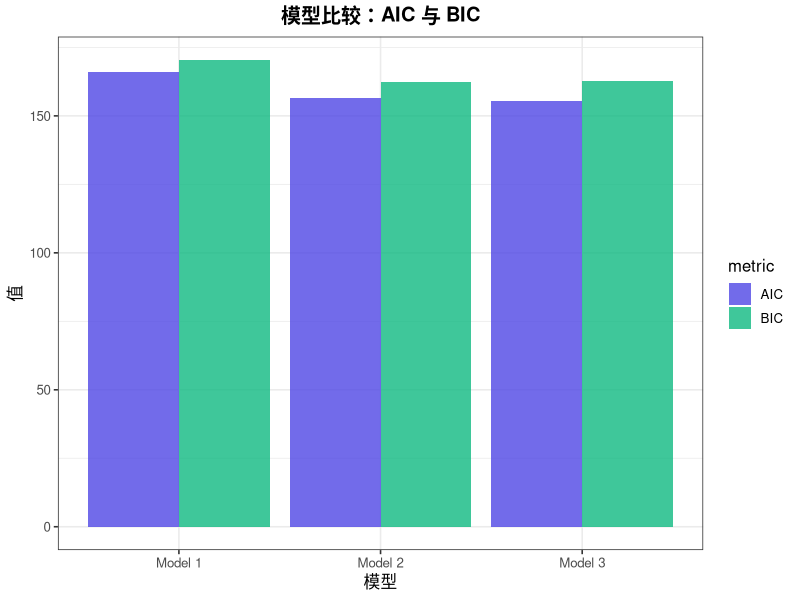
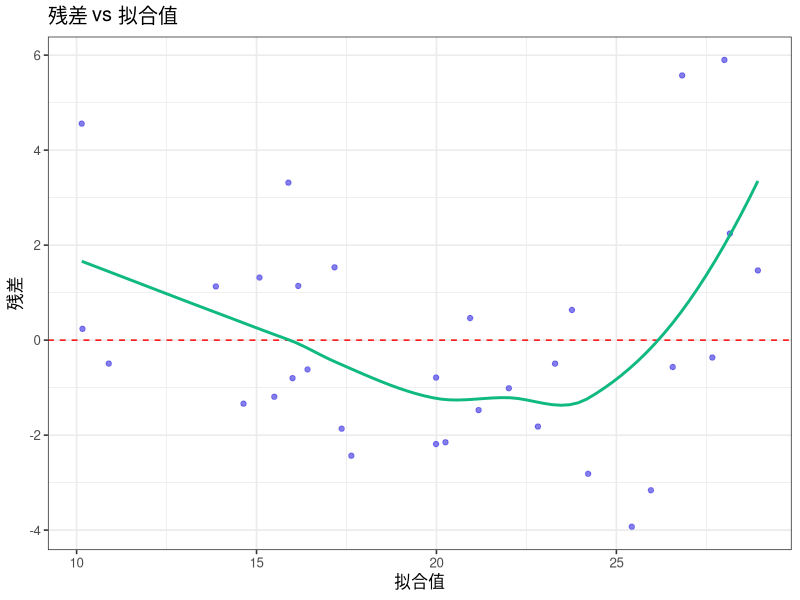
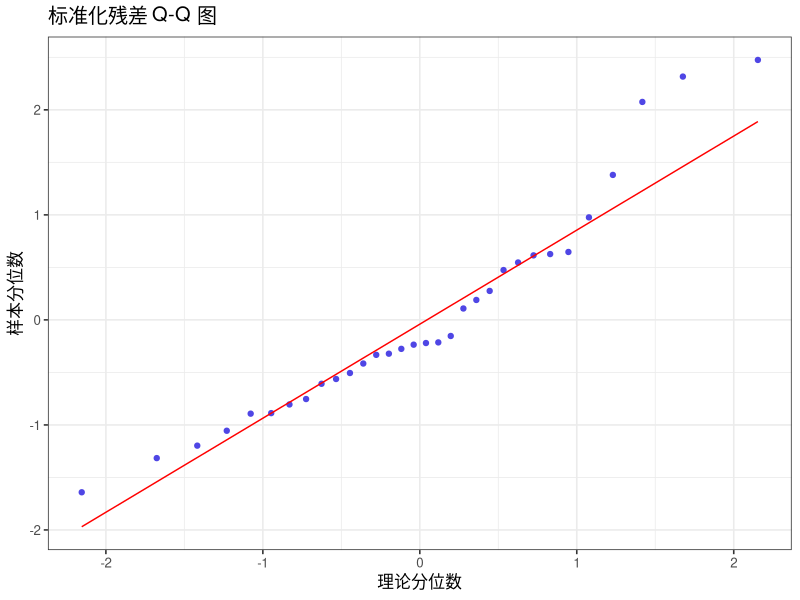
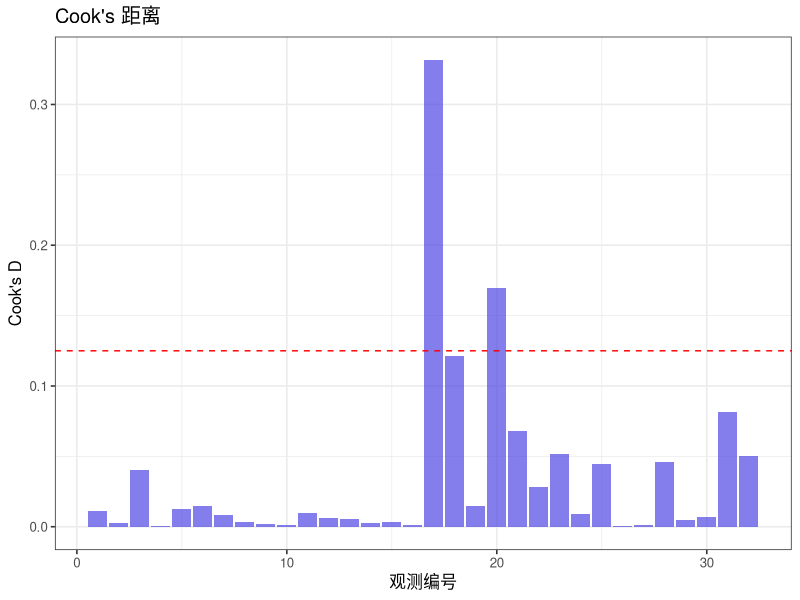
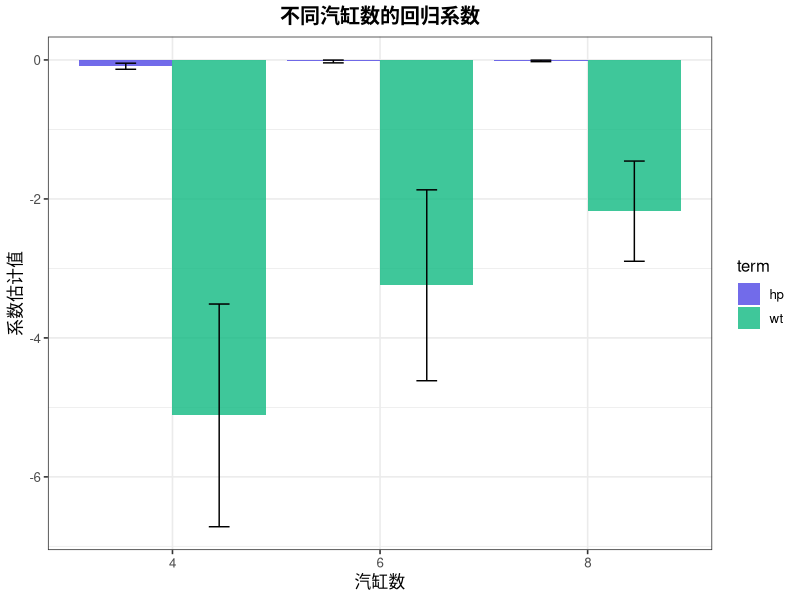
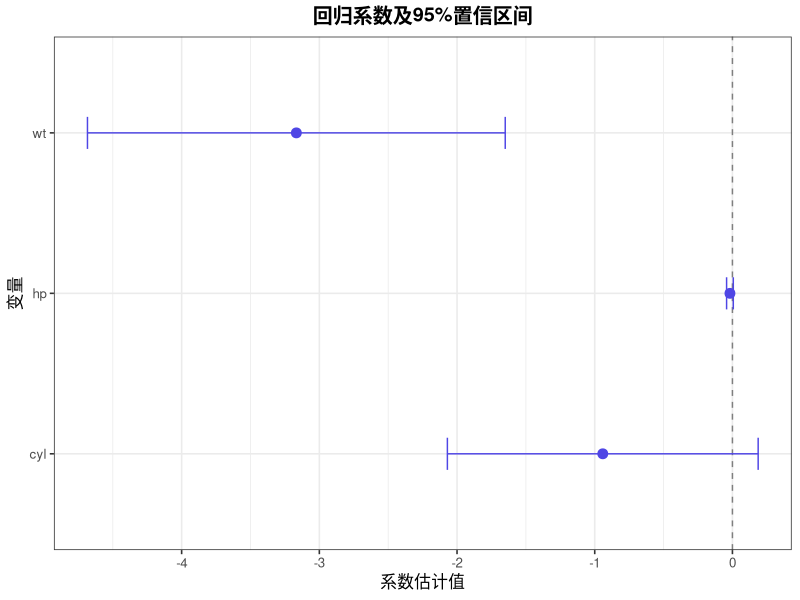
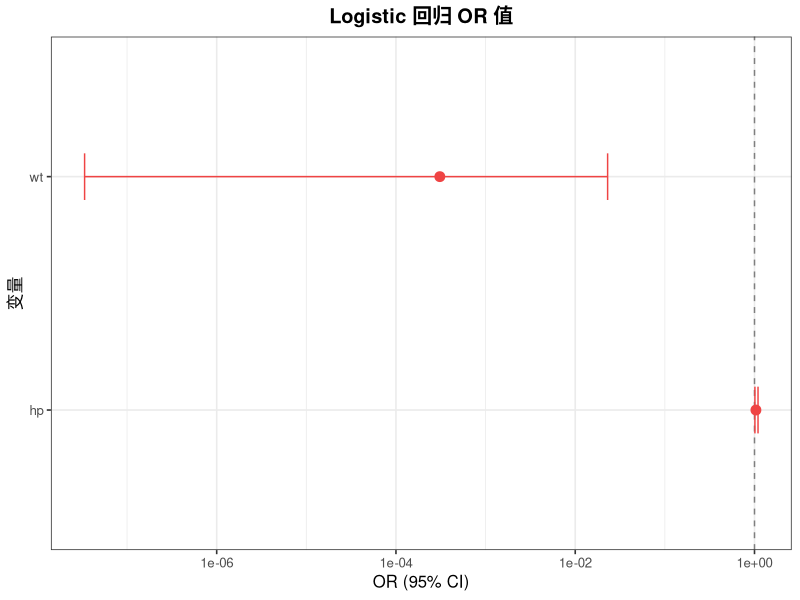
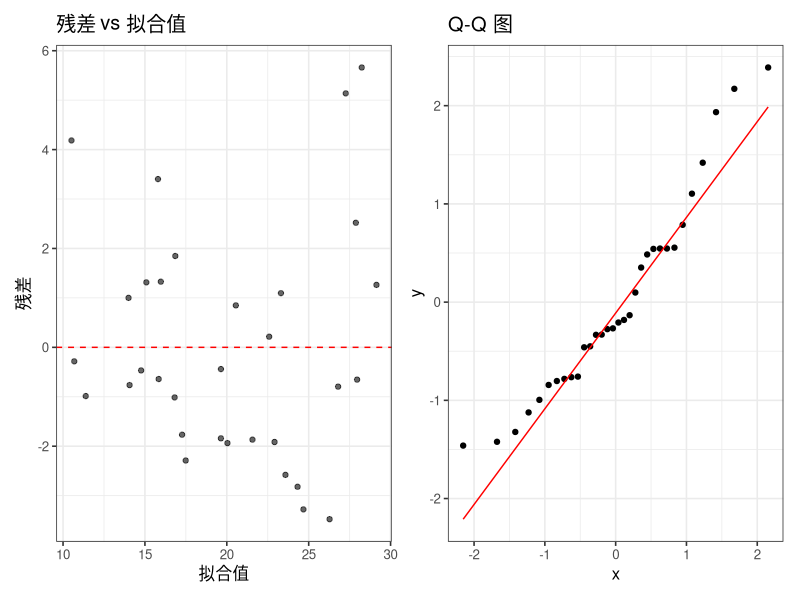

The R source for these figures, in order:
## ---- chunk 1
knitr::opts_chunk$set(
    echo = TRUE,
    warning = FALSE,
    message = FALSE,
    fig.width = 8,
    fig.height = 5,
    fig.retina = 2,
    out.width = "100%",
    dpi = 150
)
## ---- chunk 2
# 传统线性回归输出
fit <- lm(mpg ~ wt + hp, data = mtcars)
summary(fit) # 输出格式复杂，难以编程处理
## ---- chunk 3
library(broom)
library(dplyr)
library(tidyr)
library(ggplot2)
library(purrr)

# 设置主题
theme_set(theme_bw(base_size = 12))
## ---- chunk 4
# 拟合线性模型
lm_fit <- lm(mpg ~ wt + hp + cyl, data = mtcars)

# 传统输出
coef(summary(lm_fit))
## ---- chunk 5
# 使用 tidy() 整理
tidy(lm_fit)
## ---- chunk 6
# 添加置信区间
tidy(lm_fit, conf.int = TRUE, conf.level = 0.95)
## ---- chunk 7
# 拟合logistic回归
glm_fit <- glm(am ~ wt + hp, data = mtcars, family = binomial)

# 整理输出
tidy(glm_fit)
## ---- chunk 8
# 输出 OR 值（指数化系数）
tidy(glm_fit, exponentiate = TRUE, conf.int = TRUE)
## ---- chunk 9
library(survival)

# 拟合 Cox 模型
cox_fit <- coxph(Surv(time, status) ~ age + sex, data = lung)

# 整理
tidy(cox_fit, exponentiate = TRUE, conf.int = TRUE)
## ---- chunk 10
# t 检验
t_result <- t.test(mpg ~ am, data = mtcars)

# 整理
tidy(t_result)
## ---- chunk 11
# 相关检验
cor_result <- cor.test(mtcars$mpg, mtcars$wt)

# 整理
tidy(cor_result)
## ---- chunk 12
# 线性模型摘要
glance(lm_fit)
## ---- chunk 13
# 定义多个模型
model1 <- lm(mpg ~ wt, data = mtcars)
model2 <- lm(mpg ~ wt + hp, data = mtcars)
model3 <- lm(mpg ~ wt + hp + cyl, data = mtcars)

# 比较拟合优度
models <- list(
    "Model 1" = model1,
    "Model 2" = model2,
    "Model 3" = model3
)

# 汇总所有模型
model_comparison <- map_df(models, glance, .id = "model")
model_comparison %>%
    select(model, r.squared, adj.r.squared, AIC, BIC)
## ---- chunk 14
# 可视化比较
model_comparison %>%
    tidyr::pivot_longer(cols = c(AIC, BIC), names_to = "metric", values_to = "value") %>%
    ggplot(aes(x = model, y = value, fill = metric)) +
    geom_col(position = "dodge", alpha = 0.8) +
    scale_fill_manual(values = c("#4f46e5", "#10b981")) +
    labs(title = "模型比较：AIC 与 BIC", x = "模型", y = "值") +
    theme(plot.title = element_text(hjust = 0.5, face = "bold"))
## ---- chunk 15
# 添加预测值和残差
augmented <- augment(lm_fit)
head(augmented)
## ---- chunk 16
# 残差 vs 拟合值
ggplot(augmented, aes(x = .fitted, y = .resid)) +
    geom_point(color = "#4f46e5", alpha = 0.7) +
    geom_hline(yintercept = 0, linetype = "dashed", color = "red") +
    geom_smooth(se = FALSE, color = "#10b981") +
    labs(title = "残差 vs 拟合值", x = "拟合值", y = "残差")
## ---- chunk 17
# QQ 图
ggplot(augmented, aes(sample = .std.resid)) +
    stat_qq(color = "#4f46e5") +
    stat_qq_line(color = "red") +
    labs(title = "标准化残差 Q-Q 图", x = "理论分位数", y = "样本分位数")
## ---- chunk 18
# Cook's 距离
ggplot(augmented, aes(x = seq_len(nrow(augmented)), y = .cooksd)) +
    geom_col(fill = "#4f46e5", alpha = 0.7) +
    geom_hline(yintercept = 4 / nrow(augmented), linetype = "dashed", color = "red") +
    labs(title = "Cook's 距离", x = "观测编号", y = "Cook's D")
## ---- chunk 19
# 新数据
new_data <- data.frame(
    wt = c(2.5, 3.0, 3.5),
    hp = c(100, 150, 200),
    cyl = c(4, 6, 8)
)

# 预测（含区间）
augment(lm_fit, newdata = new_data, interval = "confidence")
## ---- chunk 20
# 按汽缸数分组建模
by_cyl <- mtcars %>%
    group_by(cyl) %>%
    nest()

by_cyl
## ---- chunk 21
# 对每组拟合模型
by_cyl <- by_cyl %>%
    mutate(
        model = map(data, ~ lm(mpg ~ wt + hp, data = .x)),
        tidied = map(model, tidy),
        glanced = map(model, glance),
        augmented = map(model, augment)
    )

by_cyl
## ---- chunk 22
# 展开系数
by_cyl %>%
    select(cyl, tidied) %>%
    unnest(tidied)
## ---- chunk 23
# 可视化分组系数
by_cyl %>%
    select(cyl, tidied) %>%
    unnest(tidied) %>%
    filter(term != "(Intercept)") %>%
    ggplot(aes(x = factor(cyl), y = estimate, fill = term)) +
    geom_col(position = "dodge", alpha = 0.8) +
    geom_errorbar(
        aes(ymin = estimate - std.error, ymax = estimate + std.error),
        position = position_dodge(width = 0.9),
        width = 0.2
    ) +
    scale_fill_manual(values = c("#4f46e5", "#10b981")) +
    labs(
        title = "不同汽缸数的回归系数",
        x = "汽缸数",
        y = "系数估计值"
    ) +
    theme(plot.title = element_text(hjust = 0.5, face = "bold"))
## ---- chunk 24
by_cyl %>%
    select(cyl, glanced) %>%
    unnest(glanced) %>%
    select(cyl, r.squared, adj.r.squared, AIC, p.value)
## ---- chunk 25
stats_models <- data.frame(
    类型 = c(
        "线性回归", "广义线性模型", "混合效应模型",
        "生存分析", "时间序列", "聚类"
    ),
    函数示例 = c(
        "lm(), aov()", "glm(), betareg()", "lme4::lmer(), nlme::lme()",
        "survival::coxph(), survfit()", "forecast::Arima()",
        "stats::kmeans(), cluster::pam()"
    )
)
knitr::kable(stats_models, align = "ll")
## ---- chunk 26
# 提取系数
coef_df <- tidy(lm_fit, conf.int = TRUE) %>%
    filter(term != "(Intercept)")

# 森林图
ggplot(coef_df, aes(x = estimate, y = term)) +
    geom_vline(xintercept = 0, linetype = "dashed", color = "gray50") +
    geom_point(color = "#4f46e5", size = 3) +
    geom_errorbarh(
        aes(xmin = conf.low, xmax = conf.high),
        height = 0.2,
        color = "#4f46e5"
    ) +
    labs(
        title = "回归系数及95%置信区间",
        x = "系数估计值",
        y = "变量"
    ) +
    theme(plot.title = element_text(hjust = 0.5, face = "bold"))
## ---- chunk 27
# OR 值
or_df <- tidy(glm_fit, exponentiate = TRUE, conf.int = TRUE) %>%
    filter(term != "(Intercept)")

ggplot(or_df, aes(x = estimate, y = term)) +
    geom_vline(xintercept = 1, linetype = "dashed", color = "gray50") +
    geom_point(color = "#ef4444", size = 3) +
    geom_errorbarh(
        aes(xmin = conf.low, xmax = conf.high),
        height = 0.2,
        color = "#ef4444"
    ) +
    scale_x_log10() +
    labs(
        title = "Logistic 回归 OR 值",
        x = "OR (95% CI)",
        y = "变量"
    ) +
    theme(plot.title = element_text(hjust = 0.5, face = "bold"))
## ---- chunk 28
# 完整分析流程
library(knitr)

# 1. 拟合模型
model <- lm(mpg ~ wt + hp + cyl + am, data = mtcars)

# 2. 系数表
cat("### 回归系数\n")
tidy(model, conf.int = TRUE) %>%
    mutate(across(where(is.numeric), ~ round(.x, 3))) %>%
    kable()
## ---- chunk 29
# 3. 模型摘要
cat("\n### 模型拟合优度\n")
glance(model) %>%
    select(r.squared, adj.r.squared, sigma, statistic, p.value, AIC, BIC) %>%
    mutate(across(where(is.numeric), ~ round(.x, 3))) %>%
    kable()
## ---- chunk 30
# 4. 残差诊断
augmented_data <- augment(model)

# 组合诊断图
p1 <- ggplot(augmented_data, aes(x = .fitted, y = .resid)) +
    geom_point(alpha = 0.6) +
    geom_hline(yintercept = 0, linetype = 2, color = "red") +
    labs(title = "残差 vs 拟合值", x = "拟合值", y = "残差")

p2 <- ggplot(augmented_data, aes(sample = .std.resid)) +
    stat_qq() +
    stat_qq_line(color = "red") +
    labs(title = "Q-Q 图")

library(patchwork)
p1 + p2
